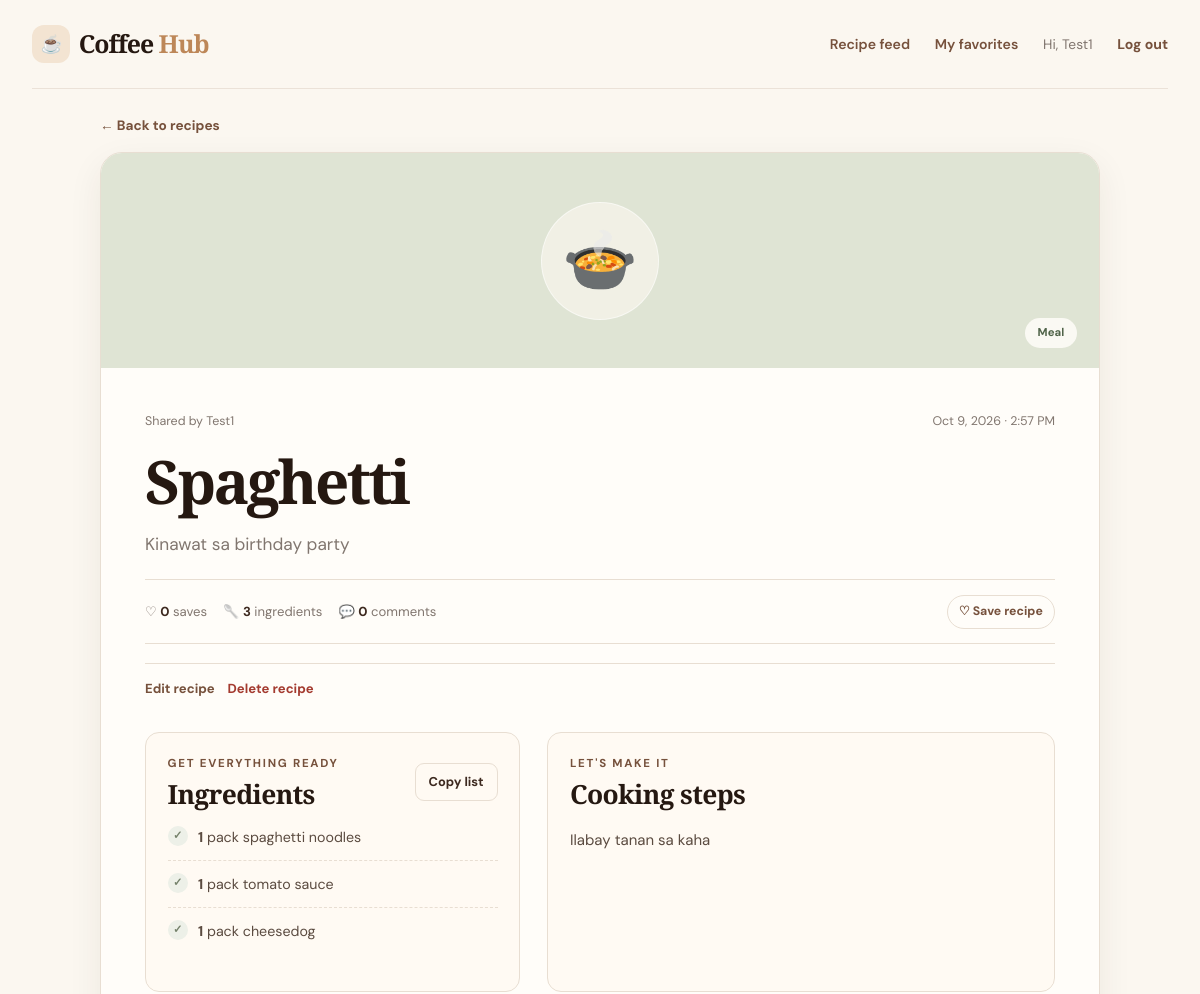
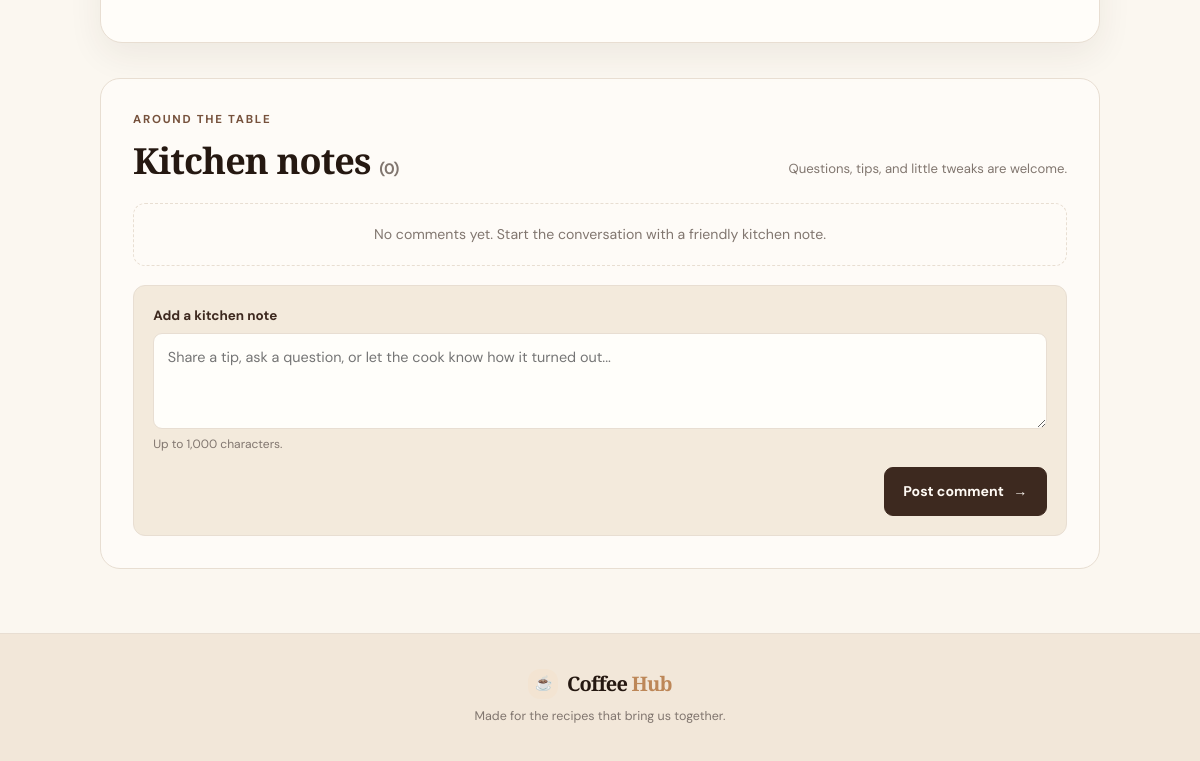
Page /page.php?id=2 (signed in) on the committed database (2 pictures, top to bottom).
### tables this page shows
CREATE TABLE `recipes` (
  `id` int(10) UNSIGNED NOT NULL,
  `user_id` int(10) UNSIGNED NOT NULL,
  `category_id` int(10) UNSIGNED NOT NULL,
  `title` varchar(150) NOT NULL,
  `description` varchar(500) NOT NULL,
  `steps` text NOT NULL,
  `created_at` timestamp NOT NULL DEFAULT current_timestamp(),
  `edited_at` datetime DEFAULT NULL
);

CREATE TABLE `categories` (
  `id` int(10) UNSIGNED NOT NULL,
  `name` varchar(50) NOT NULL
);

CREATE TABLE `users` (
  `id` int(10) UNSIGNED NOT NULL,
  `name` varchar(100) NOT NULL,
  `email` varchar(255) NOT NULL,
  `password` varchar(255) NOT NULL,
  `created_at` timestamp NOT NULL DEFAULT current_timestamp()
);

CREATE TABLE `ingredients` (
  `id` int(10) UNSIGNED NOT NULL,
  `recipe_id` int(10) UNSIGNED NOT NULL,
  `quantity` varchar(20) NOT NULL,
  `unit` varchar(30) DEFAULT NULL,
  `name` varchar(100) NOT NULL
);

### db.php (called while the page is built, shortened)
<?php
function e(mixed $value): string
{
    return htmlspecialchars((string) $value, ENT_QUOTES | ENT_SUBSTITUTE, 'UTF-8');
}
function requestString(array $source, string $key, string $default = ''): string
{
    return isset($source[$key]) && is_string($source[$key]) ? trim($source[$key]) : $default;
}
function csrfToken(): string
{
    return $_SESSION['_csrf_token'];
}
function formatDate(string $date): string
{
    return date('M j, Y · g:i A', strtotime($date));
}
function getRecipeById(PDO $pdo, int $recipeId, ?int $currentUserId = null): ?array
{
    $sql = 'SELECT r.id, r.user_id, r.category_id, r.title, r.description, r.steps,
                   r.created_at, r.edited_at, c.name AS category_name, u.name AS author,
                   (SELECT COUNT(*) FROM favorites f WHERE f.recipe_id = r.id) AS favorite_count';
    $parameters = [];
    if ($currentUserId !== null) {
        $sql .= ', EXISTS (SELECT 1 FROM favorites own_f WHERE own_f.recipe_id = r.id AND own_f.user_id = ?) AS is_favorite';
        $parameters[] = $currentUserId;
    } else {
        $sql .= ', 0 AS is_favorite';
    }
    $sql .= ' FROM recipes r
              JOIN categories c ON c.id = r.category_id
              JOIN users u ON u.id = r.user_id
              WHERE r.id = ? LIMIT 1';
    $parameters[] = $recipeId;
    $statement = $pdo->prepare($sql);
    $statement->execute($parameters);
    $recipe = $statement->fetch();
    return $recipe ?: null;
}
function getIngredients(PDO $pdo, int $recipeId): array
{
    $statement = $pdo->prepare(
        'SELECT id, recipe_id, quantity, unit, name
         FROM ingredients WHERE recipe_id = ? ORDER BY id ASC'
    );
    $statement->execute([$recipeId]);
    return $statement->fetchAll();
}
function getRecipeComments(PDO $pdo, int $recipeId): array
{
    $statement = $pdo->prepare(
        'SELECT c.id, c.recipe_id, c.user_id, c.body, c.created_at, c.edited_at, u.name AS author
         FROM comments c
         JOIN users u ON u.id = c.user_id
         WHERE c.recipe_id = ?
         ORDER BY c.created_at ASC, c.id ASC'
    );
    $statement->execute([$recipeId]);
    return $statement->fetchAll();
}

### page.php (the view, shortened to what this page needs)
<?php
require __DIR__ . '/db.php';
$userId = (int) $_SESSION['user']['id'];
$userName = (string) ($_SESSION['user']['name'] ?? 'Cook');
$recipeId = (int) requestString($_GET, 'id', '0');
$recipe = $recipeId > 0 ? getRecipeById($pdo, $recipeId, $userId) : null;
$ingredients = getIngredients($pdo, $recipeId);
$comments = getRecipeComments($pdo, $recipeId);
$token = csrfToken();
$isOwner = (int) $recipe['user_id'] === $userId;
$ingredientText = implode("\n", array_map(static function (array $ingredient): string {
    $parts = [];
    if (($ingredient['quantity'] ?? '') !== '') $parts[] = $ingredient['quantity'];
    if (($ingredient['unit'] ?? '') !== '') $parts[] = $ingredient['unit'];
    $parts[] = $ingredient['name'];
    return '- ' . implode(' ', $parts);
}, $ingredients));
?>
<!DOCTYPE html>
<html lang="en">
<head>
    <link rel="stylesheet" href="css/style.css">
</head>
<body>
<header class="site-header member-header">
    <a href="home.php" class="brand"><span class="brand-mark">☕</span><span>Coffee <em>Hub</em></span></a>
    <nav class="site-nav" aria-label="Member navigation">
        <a href="home.php">Recipe feed</a><a href="home.php?favorites=1">My favorites</a><span class="welcome-user">Hi, <?= e($userName) ?></span>
        <form method="post" action="home.php" class="inline-form"><button type="submit" class="nav-button">Log out</button></form>
    </nav>
</header>
<main class="container detail-main">
    <a href="home.php" class="back-link">← Back to recipes</a>
    <article class="recipe-detail">
        <div class="detail-hero detail-hero-<?= strtolower(e($recipe['category_name'])) ?>"><span class="detail-emoji"><?= $recipe['category_name'] === 'Coffee' ? '☕' : ($recipe['category_name'] === 'Meal' ? '🍲' : '🥐') ?></span><span class="category-pill"><?= e($recipe['category_name']) ?></span></div>
        <div class="detail-content">
            <div class="detail-topline"><span>Shared by <?= e($recipe['author']) ?></span><span><?= e(formatDate($recipe['created_at'])) ?></span></div>
            <h1><?= e($recipe['title']) ?></h1>
            <p class="detail-description"><?= e($recipe['description']) ?></p>
            <div class="detail-toolbar">
                <span>♡ <strong data-favorite-count><?= (int) $recipe['favorite_count'] ?></strong> saves</span>
                <span>🥄 <strong><?= count($ingredients) ?></strong> ingredients</span>
                <span>💬 <strong><?= count($comments) ?></strong> comments</span>
                <button type="button" class="favorite-button <?= (int) $recipe['is_favorite'] === 1 ? 'is-favorite' : '' ?>" data-favorite-button data-endpoint="home.php" data-recipe-id="<?= $recipeId ?>" data-favorited="<?= (int) $recipe['is_favorite'] === 1 ? '1' : '0' ?>" data-csrf="<?= e($token) ?>" aria-pressed="<?= (int) $recipe['is_favorite'] === 1 ? 'true' : 'false' ?>"><?= (int) $recipe['is_favorite'] === 1 ? '♥ Saved' : '♡ Save recipe' ?></button>
            </div>
            <?php if ($isOwner): ?>
                <div class="owner-actions detail-owner-actions"><a href="home.php?edit_recipe=<?= $recipeId ?>#recipe-form">Edit recipe</a><form method="post" action="home.php" data-confirm="Delete this recipe? Its ingredients, comments, and favorites will also be removed."><button type="submit" class="danger-link">Delete recipe</button></form></div>
            <?php endif; ?>
            <div class="detail-columns">
                <section class="detail-section ingredients-section">
                    <div class="detail-section-heading"><div><p class="eyebrow">Get everything ready</p><h2>Ingredients</h2></div><button type="button" class="button button-outline button-small" data-copy-ingredients data-ingredients="<?= e($ingredientText) ?>">Copy list</button></div>
                    <?php if ($ingredients === []): ?><p class="muted">No ingredients have been added yet.</p><?php else: ?>
                        <ul class="ingredient-list"><?php foreach ($ingredients as $ingredient): ?><li><span class="ingredient-check" aria-hidden="true">✓</span><span><?php if (($ingredient['quantity'] ?? '') !== ''): ?><strong><?= e($ingredient['quantity']) ?></strong> <?php endif; ?><?php if (($ingredient['unit'] ?? '') !== ''): ?><?= e($ingredient['unit']) ?> <?php endif; ?><?= e($ingredient['name']) ?></span></li><?php endforeach; ?></ul>
                    <?php endif; ?><p class="copy-feedback" data-copy-feedback aria-live="polite"></p>
                </section>
                <section class="detail-section steps-section"><p class="eyebrow">Let's make it</p><h2>Cooking steps</h2><div class="recipe-steps"><?= nl2br(e($recipe['steps'])) ?></div></section>
            </div>
        </div>
    </article>
    <section class="comments-section" id="comments">
        <div class="comments-heading"><div><p class="eyebrow">Around the table</p><h2>Kitchen notes <span>(<?= count($comments) ?>)</span></h2></div><p>Questions, tips, and little tweaks are welcome.</p></div>
        <?php if ($comments === []): ?><div class="empty-comments">No comments yet. Start the conversation with a friendly kitchen note.</div><?php endif; ?>
        <form method="post" action="page.php?id=<?= $recipeId ?>#comments" class="comment-compose">
            <label class="field"><span>Add a kitchen note</span><textarea name="body" rows="3" maxlength="1000" placeholder="Share a tip, ask a question, or let the cook know how it turned out..." required><?= e($newCommentValue) ?></textarea><small>Up to 1,000 characters.</small></label>
            <div class="form-actions"><button type="submit" class="button">Post comment <span aria-hidden="true">→</span></button></div>
        </form>
    </section>
</main>
<footer class="site-footer"><a href="home.php" class="brand brand-footer"><span class="brand-mark">☕</span><span>Coffee <em>Hub</em></span></a><p>Made for the recipes that bring us together.</p></footer>
</body>
</html>

### rows in the picture
recipes: category.name "Meal", user.name "Test1", created_at "Oct 9, 2026 · 2:57 PM", title "Spaghetti", description "Kinawat sa birthday party", steps "Ilabay tanan sa kaha"
ingredients: quantity "1", unit "pack", name "spaghetti noodles"
ingredients: quantity "1", unit "pack", name "tomato sauce"
ingredients: quantity "1", unit "pack", name "cheesedog"

### other values in the picture
$userName "Test1"
$recipe['favorite_count'] "0"
count($ingredients) "3"
count($comments) "0"
